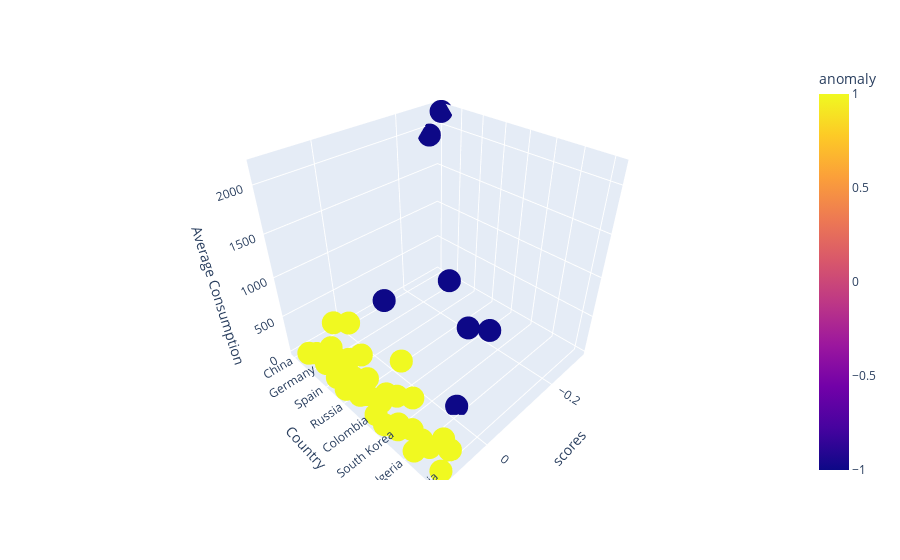

The notebook cell saved with this chart:
### Code cell
fig = px.scatter_3d(df,x='scores',
                       y='Country',
                       z='Average Consumption',
                       color='anomaly')
fig.show()

### Figure 1 — Plotly figure (JSON) as saved in the notebook; plotly's stock layout.template omitted (floating-point values rounded to 4 significant figures)
{"data": [{"hovertemplate": "scores=%{x}<br>Country=%{y}<br>Average Consumption=%{z}<br>anomaly=%{marker.color}<extra></extra>", "legendgroup": "", "marker": {"color": [-1, -1, 1, 1, 1, 1, -1, 1, 1, 1, 1, 1, 1, 1, 1, 1, 1, 1, -1, 1, 1, 1, 1, 1, 1, 1, 1, 1, -1, 1, 1, 1, 1, -1, 1, -1, 1, 1, 1, 1, 1, 1, 1, 1], "coloraxis": "coloraxis", "symbol": "circle"}, "mode": "markers", "name": "", "scene": "scene", "showlegend": false, "type": "scatter3d", "x": [-0.28, -0.3061, 0.03143, 0.1052, 0.09305, 0.01212, -0.07979, 0.07348, 0.07529, 0.1003, 0.05309, 0.08599, 0.09252, 0.1026, 0.04708, 0.0781, 0.1035, 0.1095, -0.1655, 0.0713, 0.09829, 0.0908, 0.00815, 0.07928, 0.07963, 0.07268, 0.1068, 0.06317, -0.1196, 0.1109, 0.0496, 0.09474, 0.1042, -0.1262, 0.08778, -0.01682, 0.08339, 0.1102, 0.09232, 0.0921, 0.06814, 0.06094, 0.07369, 0.1038], "y": ["China", "United States", "Brazil", "Belgium", "Czechia", "France", "Germany", "Italy", "Netherlands", "Poland", "Portugal", "Romania", "Spain", "Sweden", "United Kingdom", "Norway", "Turkey", "Kazakhstan", "Russia", "Ukraine", "Uzbekistan", "Argentina", "Canada", "Chile", "Colombia", "Mexico", "Venezuela", "Indonesia", "Japan", "Malaysia", "South Korea", "Taiwan", "Thailand", "India", "Australia", "New Zealand", "Algeria", "Egypt", "Nigeria", "South Africa", "Iran", "Kuwait", "Saudi Arabia", "United Arab Emirates"], "z": [1923.0, 2167.0, 223.5, 54.9, 43.26, 251.2, 327.9, 162.9, 74.87, 97.42, 22.23, 39.19, 117.8, 49.26, 204.3, 27.06, 92.61, 59.77, 691.7, 139.1, 46.77, 66.06, 259.5, 28.03, 30.68, 163.5, 56.29, 171.7, 476.7, 61.23, 212.4, 89.03, 95.61, 580, 112.6, 17.61, 37.26, 60.94, 109.0, 118.2, 169.1, 23.16, 138.4, 49.06]}], "layout": {"coloraxis": {"colorbar": {"title": {"text": "anomaly"}}, "colorscale": [[0, "#0d0887"], [0.1111, "#46039f"], [0.2222, "#7201a8"], [0.3333, "#9c179e"], [0.4444, "#bd3786"], [0.5556, "#d8576b"], [0.6667, "#ed7953"], [0.7778, "#fb9f3a"], [0.8889, "#fdca26"], [1, "#f0f921"]]}, "legend": {"tracegroupgap": 0}, "margin": {"t": 60}, "scene": {"domain": {"x": [0, 1], "y": [0, 1]}, "xaxis": {"title": {"text": "scores"}}, "yaxis": {"title": {"text": "Country"}}, "zaxis": {"title": {"text": "Average Consumption"}}}}}
